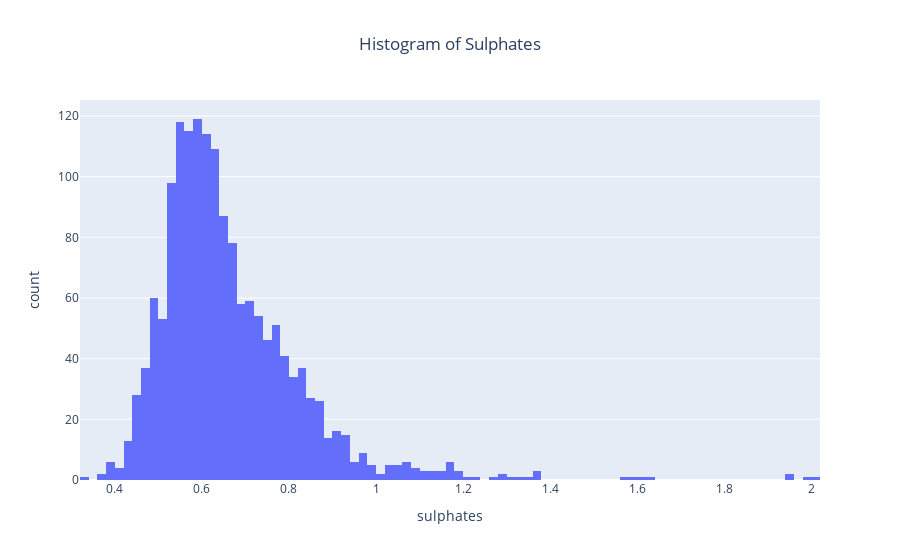

Notebook code cell kept with this figure:
### Code cell
fig = go.Figure(px.histogram(red_wine_data, x = 'sulphates', title = 'Histogram of Sulphates'))
fig.update_layout(title_x=0.5)
fig.show()

### Figure 1 — Plotly figure (JSON) as saved in the notebook; plotly's stock layout.template omitted (floating-point values rounded to 4 significant figures; data arrays with more than 128 entries replaced by an {"elided": "..."} marker saying what was removed)
{"data": [{"alignmentgroup": "True", "bingroup": "x", "hovertemplate": "sulphates=%{x}<br>count=%{y}<extra></extra>", "legendgroup": "", "marker": {"color": "#636efa", "pattern": {"shape": ""}}, "name": "", "offsetgroup": "", "orientation": "v", "showlegend": false, "type": "histogram", "x": {"elided": "1599 float values"}, "xaxis": "x", "yaxis": "y"}], "layout": {"autosize": true, "barmode": "relative", "legend": {"tracegroupgap": 0}, "title": {"text": "Histogram of Sulphates", "x": 0.5}, "xaxis": {"anchor": "y", "autorange": true, "domain": [0, 1], "range": [0.32, 2.02], "title": {"text": "sulphates"}, "type": "linear"}, "yaxis": {"anchor": "x", "autorange": true, "domain": [0, 1], "range": [0, 125.3], "title": {"text": "count"}}}}
